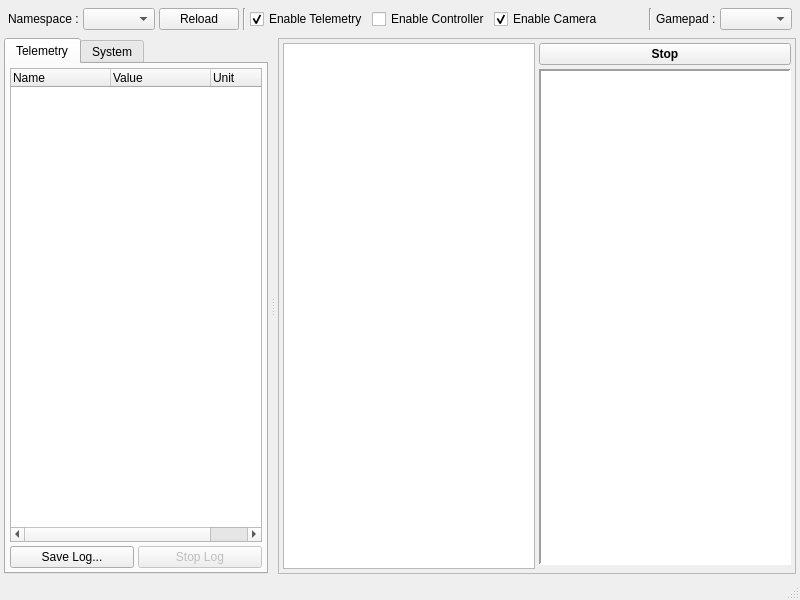
<?xml version="1.0" encoding="UTF-8"?>
<ui version="4.0">
 <class>MainWindow</class>
 <widget class="QMainWindow" name="MainWindow">
  <property name="geometry">
   <rect>
    <x>0</x>
    <y>0</y>
    <width>800</width>
    <height>600</height>
   </rect>
  </property>
  <property name="windowTitle">
   <string>MainWindow</string>
  </property>
  <widget class="QWidget" name="centralwidget">
   <layout class="QVBoxLayout" name="verticalLayout">
    <property name="spacing">
     <number>4</number>
    </property>
    <property name="leftMargin">
     <number>4</number>
    </property>
    <property name="topMargin">
     <number>4</number>
    </property>
    <property name="rightMargin">
     <number>4</number>
    </property>
    <property name="bottomMargin">
     <number>4</number>
    </property>
    <item>
     <widget class="QWidget" name="widget" native="true">
      <property name="sizePolicy">
       <sizepolicy hsizetype="Preferred" vsizetype="Maximum">
        <horstretch>0</horstretch>
        <verstretch>0</verstretch>
       </sizepolicy>
      </property>
      <layout class="QHBoxLayout" name="horizontalLayout">
       <property name="spacing">
        <number>4</number>
       </property>
       <property name="leftMargin">
        <number>4</number>
       </property>
       <property name="topMargin">
        <number>4</number>
       </property>
       <property name="rightMargin">
        <number>4</number>
       </property>
       <property name="bottomMargin">
        <number>4</number>
       </property>
       <item>
        <widget class="QLabel" name="label_2">
         <property name="text">
          <string>Namespace :</string>
         </property>
        </widget>
       </item>
       <item>
        <widget class="QComboBox" name="namespaceComboBox">
         <property name="sizePolicy">
          <sizepolicy hsizetype="Preferred" vsizetype="MinimumExpanding">
           <horstretch>0</horstretch>
           <verstretch>0</verstretch>
          </sizepolicy>
         </property>
        </widget>
       </item>
       <item>
        <widget class="QPushButton" name="reloadButton">
         <property name="text">
          <string>Reload</string>
         </property>
        </widget>
       </item>
       <item>
        <widget class="Line" name="line">
         <property name="orientation">
          <enum>Qt::Vertical</enum>
         </property>
        </widget>
       </item>
       <item>
        <widget class="QCheckBox" name="enableTelemetryCheckBox">
         <property name="text">
          <string>Enable Telemetry</string>
         </property>
         <property name="checked">
          <bool>true</bool>
         </property>
        </widget>
       </item>
       <item>
        <widget class="QCheckBox" name="enableControllerCheckBox">
         <property name="text">
          <string>Enable Controller</string>
         </property>
        </widget>
       </item>
       <item>
        <widget class="QCheckBox" name="enableCameraCheckBox">
         <property name="text">
          <string>Enable Camera</string>
         </property>
         <property name="checked">
          <bool>true</bool>
         </property>
        </widget>
       </item>
       <item>
        <spacer name="horizontalSpacer">
         <property name="orientation">
          <enum>Qt::Horizontal</enum>
         </property>
         <property name="sizeHint" stdset="0">
          <size>
           <width>40</width>
           <height>20</height>
          </size>
         </property>
        </spacer>
       </item>
       <item>
        <widget class="Line" name="line_2">
         <property name="orientation">
          <enum>Qt::Vertical</enum>
         </property>
        </widget>
       </item>
       <item>
        <widget class="QLabel" name="label">
         <property name="text">
          <string>Gamepad :</string>
         </property>
        </widget>
       </item>
       <item>
        <widget class="QComboBox" name="gamepadComboBox">
         <property name="sizePolicy">
          <sizepolicy hsizetype="Preferred" vsizetype="MinimumExpanding">
           <horstretch>0</horstretch>
           <verstretch>0</verstretch>
          </sizepolicy>
         </property>
         <property name="sizeAdjustPolicy">
          <enum>QComboBox::AdjustToContents</enum>
         </property>
        </widget>
       </item>
      </layout>
     </widget>
    </item>
    <item>
     <widget class="QSplitter" name="splitter">
      <property name="orientation">
       <enum>Qt::Horizontal</enum>
      </property>
      <property name="handleWidth">
       <number>10</number>
      </property>
      <widget class="QTabWidget" name="tabWidget">
       <property name="sizePolicy">
        <sizepolicy hsizetype="MinimumExpanding" vsizetype="Expanding">
         <horstretch>0</horstretch>
         <verstretch>0</verstretch>
        </sizepolicy>
       </property>
       <property name="minimumSize">
        <size>
         <width>256</width>
         <height>256</height>
        </size>
       </property>
       <property name="currentIndex">
        <number>0</number>
       </property>
       <widget class="QWidget" name="telemetryTab">
        <attribute name="title">
         <string>Telemetry</string>
        </attribute>
        <layout class="QVBoxLayout" name="verticalLayout_2">
         <property name="spacing">
          <number>4</number>
         </property>
         <property name="leftMargin">
          <number>4</number>
         </property>
         <property name="topMargin">
          <number>4</number>
         </property>
         <property name="rightMargin">
          <number>4</number>
         </property>
         <property name="bottomMargin">
          <number>4</number>
         </property>
         <item>
          <widget class="QTreeWidget" name="telemetryTree">
           <property name="columnCount">
            <number>3</number>
           </property>
           <attribute name="headerCascadingSectionResizes">
            <bool>true</bool>
           </attribute>
           <attribute name="headerStretchLastSection">
            <bool>false</bool>
           </attribute>
           <column>
            <property name="text">
             <string>Name</string>
            </property>
           </column>
           <column>
            <property name="text">
             <string>Value</string>
            </property>
           </column>
           <column>
            <property name="text">
             <string>Unit</string>
            </property>
           </column>
          </widget>
         </item>
         <item>
          <layout class="QHBoxLayout" name="horizontalLayout_2">
           <item>
            <widget class="QPushButton" name="saveLogButton">
             <property name="text">
              <string>Save Log...</string>
             </property>
            </widget>
           </item>
           <item>
            <widget class="QPushButton" name="stopLogButton">
             <property name="enabled">
              <bool>false</bool>
             </property>
             <property name="text">
              <string>Stop Log</string>
             </property>
            </widget>
           </item>
          </layout>
         </item>
        </layout>
       </widget>
       <widget class="QWidget" name="systemTab">
        <attribute name="title">
         <string>System</string>
        </attribute>
        <layout class="QVBoxLayout" name="verticalLayout_4">
         <item>
          <widget class="QPushButton" name="programNiosButton">
           <property name="enabled">
            <bool>false</bool>
           </property>
           <property name="text">
            <string>Program Nios...</string>
           </property>
          </widget>
         </item>
         <item>
          <widget class="QPushButton" name="programFpgaButton">
           <property name="enabled">
            <bool>false</bool>
           </property>
           <property name="text">
            <string>Program Fpga...</string>
           </property>
          </widget>
         </item>
         <item>
          <spacer name="verticalSpacer">
           <property name="orientation">
            <enum>Qt::Vertical</enum>
           </property>
           <property name="sizeHint" stdset="0">
            <size>
             <width>20</width>
             <height>40</height>
            </size>
           </property>
          </spacer>
         </item>
        </layout>
       </widget>
      </widget>
      <widget class="QWidget" name="widget_2" native="true">
       <property name="sizePolicy">
        <sizepolicy hsizetype="Expanding" vsizetype="Expanding">
         <horstretch>0</horstretch>
         <verstretch>0</verstretch>
        </sizepolicy>
       </property>
       <property name="minimumSize">
        <size>
         <width>256</width>
         <height>256</height>
        </size>
       </property>
       <layout class="QVBoxLayout" name="verticalLayout_3">
        <property name="spacing">
         <number>4</number>
        </property>
        <property name="leftMargin">
         <number>0</number>
        </property>
        <property name="topMargin">
         <number>0</number>
        </property>
        <property name="rightMargin">
         <number>0</number>
        </property>
        <property name="bottomMargin">
         <number>0</number>
        </property>
        <item>
         <widget class="QSplitter" name="splitter_2">
          <property name="orientation">
           <enum>Qt::Vertical</enum>
          </property>
          <widget class="QFrame" name="controllerFrame">
           <property name="minimumSize">
            <size>
             <width>256</width>
             <height>256</height>
            </size>
           </property>
           <property name="frameShape">
            <enum>QFrame::StyledPanel</enum>
           </property>
           <property name="frameShadow">
            <enum>QFrame::Raised</enum>
           </property>
           <layout class="QGridLayout" name="controllerLayout">
            <property name="leftMargin">
             <number>4</number>
            </property>
            <property name="topMargin">
             <number>4</number>
            </property>
            <property name="rightMargin">
             <number>4</number>
            </property>
            <property name="bottomMargin">
             <number>4</number>
            </property>
            <property name="spacing">
             <number>4</number>
            </property>
            <item row="1" column="1">
             <widget class="QGraphicsView" name="controllerPadGraphics">
              <property name="frameShape">
               <enum>QFrame::Panel</enum>
              </property>
              <property name="lineWidth">
               <number>2</number>
              </property>
              <property name="verticalScrollBarPolicy">
               <enum>Qt::ScrollBarAlwaysOff</enum>
              </property>
              <property name="horizontalScrollBarPolicy">
               <enum>Qt::ScrollBarAlwaysOff</enum>
              </property>
             </widget>
            </item>
            <item row="0" column="1">
             <widget class="QPushButton" name="controllerStopButton">
              <property name="font">
               <font>
                <weight>75</weight>
                <bold>true</bold>
               </font>
              </property>
              <property name="text">
               <string>Stop</string>
              </property>
             </widget>
            </item>
            <item row="0" column="0" rowspan="3">
             <widget class="QListWidget" name="controllerList"/>
            </item>
           </layout>
          </widget>
         </widget>
        </item>
       </layout>
      </widget>
     </widget>
    </item>
   </layout>
  </widget>
  <widget class="QStatusBar" name="statusBar"/>
 </widget>
 <resources/>
 <connections/>
</ui>
